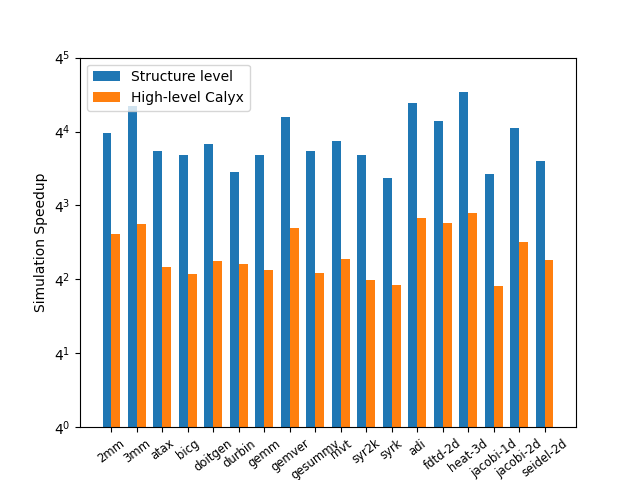

The script that saved this image:
import pandas as pd
import matplotlib.pyplot as plt
import numpy as np
import matplotlib.ticker as ticker

data = list(pd.read_csv("polybench.csv").to_dict(orient='index').values())
stencils = ["adi", "heat-3d", "jacobi-1d", "jacobi-2d", "fdtd-2d", "seidel-2d"]
data.sort(key=lambda x: "z"+x["name"] if x["name"] in stencils else x["name"])

labels = list(map(lambda x: x["name"], data))
group1_means = list(map(lambda x: x["low_calyx"]/x["structure"], data))
group2_means = list(map(lambda x: x["low_calyx"]/x["high_calyx"], data))
width = 0.35
x = np.arange(len(labels))

plt.yscale('log', base=4)
plt.ylim([4**0, 4**5])

rects1 = plt.bar(x - width/2, group1_means, width, label='Structure level')
rects2 = plt.bar(x + width/2, group2_means, width, label='High-level Calyx')

plt.gca().yaxis.set_minor_locator(ticker.NullLocator())

plt.ylabel('Simulation Speedup')
plt.xticks(x, labels, rotation=37, fontsize='small')
plt.legend()
plt.savefig("figure.png")
